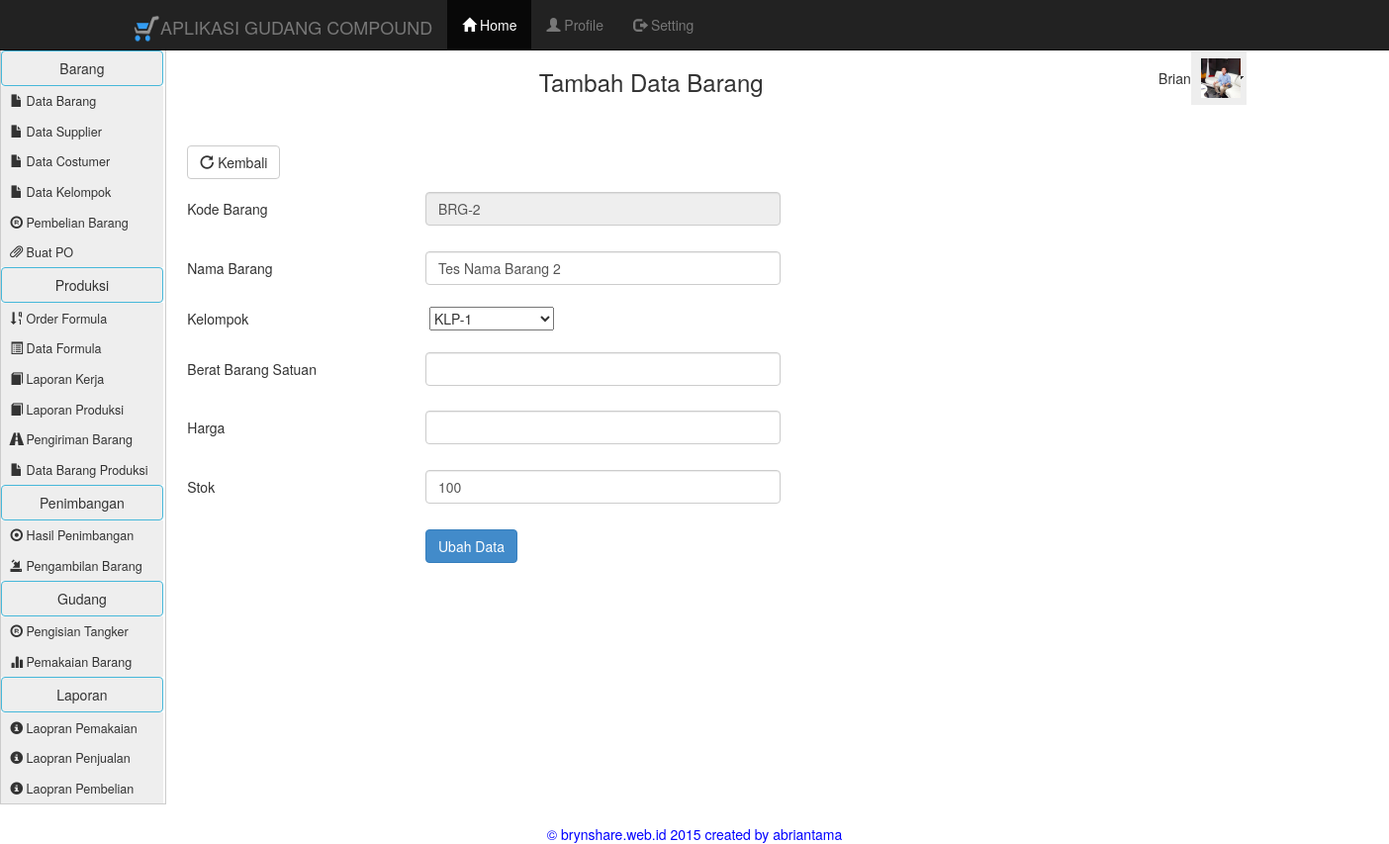
Screenshot of /home.php?go=Barang_Form_Ubah&id=2 with the database file from the repository.
### tables this page shows
CREATE TABLE IF NOT EXISTS `tblbarang` (
  `id` int(11) NOT NULL AUTO_INCREMENT,
  `kode_barang` varchar(15) NOT NULL,
  `nama_barang` varchar(35) NOT NULL,
  `kode_kelompok` varchar(15) NOT NULL,
  `harga_beli` int(11) NOT NULL,
  `harga_jual` int(11) NOT NULL,
  `stock` int(11) NOT NULL,
  PRIMARY KEY (`id`)
);

### barang_form_ubah.php (the view, shortened to what this page needs)
<?php include "menubar.php" ;?>
<link href="SpryAssets/SpryMenuBarVertical.css" rel="stylesheet" type="text/css" />
<link href="SpryAssets/SpryMenuBarHorizontal.css" rel="stylesheet" type="text/css" />
<table width="1394" border="0" align="left">
  <tr>
    <td rowspan="2" valign="top" width="192"><ul id="MenuBar1" class="MenuBarVertical">
      <li><font color="#0000FF"><a href="" class="btn btn-info">
                                           </i> Barang</a></font></li>
	<li><a href="home.php?go=Barang"><i class='glyphicon glyphicon-file'></i> Data Barang</a></li>
    <li><a href="home.php?go=Pemasok"><i class='glyphicon glyphicon-file'></i> Data Supplier</a></li>
    <li><a href="home.php?go=Pelanggan"><i class='glyphicon glyphicon-file'></i> Data Costumer</a></li>
    <li><a href="home.php?go=Kelompok"><i class='glyphicon glyphicon-file'></i> Data Kelompok</a></li>
    <li><a href="home.php?go=Pembelian"><i class='glyphicon glyphicon-registration-mark'></i> Pembelian Barang</a></li>
    <li><a href="home.php?go=po_data"><i class='glyphicon glyphicon-paperclip'></i> Buat PO</a></li>
    <li><a href="" class="btn btn-info">
                                           </i> Produksi</a></li>
       <li><a href="home.php?go=order"><i class='glyphicon glyphicon-sort-by-order-alt'></i> Order Formula</a></li>
        <li><a href="home.php?go=formula"><i class='glyphicon glyphicon-list-alt'></i> Data Formula</a></li>
         <li><a href="home.php?go=laporan_produksi"><i class='glyphicon glyphicon-book'></i> Laporan Kerja</a></li>
          <li><a href="home.php?go=laporan_hasil_produksi"><i class='glyphicon glyphicon-book'></i> Laporan Produksi</a></li>
           <li><a href="home.php?go=penjualan_barang"><i class='glyphicon glyphicon-road'></i> Pengiriman Barang</a></li>
            <li><a href="home.php?go=barang_produksi"><i class='glyphicon glyphicon-file'></i> Data Barang Produksi</a></li>
             <li><a href="" class="btn btn-info">
                                           </i> Penimbangan</a></li>
              <li><a href="home.php?go=penimbangan"><i class='glyphicon glyphicon-record'></i> Hasil Penimbangan</a></li>
               <li><a href="home.php?go=Penjualan"><i class='glyphicon glyphicon-import'></i> Pengambilan Barang</a></li>
                <li><a href="" class="btn btn-info">
                                           </i> Gudang</a></li>
                 <li><a href="home.php?go=pengisian"> <i class='glyphicon glyphicon-registration-mark'></i> Pengisian Tangker</a></li>
                  <li><a href="home.php?go=pemakaian"><i class='glyphicon glyphicon-stats'></i> Pemakaian Barang</a></li>
                   <li><a href="" class="btn btn-info">
                                           </i> Laporan</a></li>
                    <li><a href="home.php?go=laporan_pemakaian_form"><i class='glyphicon glyphicon-info-sign'></i> Laopran Pemakaian</a></li>
                    <li><a href="home.php?go=Laporan_Penjualan_Form"><i class='glyphicon glyphicon-info-sign'></i> Laopran Penjualan</a></li>
                    <li><a href="home.php?go=Laporan_Pembelian_Form"><i class='glyphicon glyphicon-info-sign'></i> Laopran Pembelian</a></li>
    </ul></td>
    <td width=1000 height="40"><h3 valign="top" align="center">Tambah Data Barang</h3>
<div class='col-md-8 col-md-offset-2'>
    <td width=80 align="right">Brian
    <td width=200 align="left"> <ul id="MenuBar2" class="MenuBarHorizontal">
      <li><a class="MenuBarItemSubmenu" href="#"> <img src="Gambar/10509505_876698219025252_7956996687464690214_n.jpg" height="40" width="40" /> </a>
    </td>
  </tr>
  <tr>
    <td colspan="3" align="left" valign="top">
<a href="home.php?go=Barang" class="btn btn-default"><i class='glyphicon glyphicon-repeat'></i> Kembali</a></right>
<?php
$sql = "select * from tblbarang where id ='$_GET[id]'";
$proses = mysql_query($sql);
$record = mysql_fetch_array($proses);
?>
<form  id='form1' method="POST"
                      action='home.php?go=Barang_Ubah'
                      class="form-horizontal" role="form"
                      >
   <table width="600" border="0" height="400">
  <tr>
    <td>Kode Barang</td>
    <td><input type="text" class="form-control required" id="kdbarangtxt" name='kdbarangtxt'
        value="<?php echo $record['kode_barang'] ?>" readonly="readonly" maxlength="50"></td>
  </tr>
  <tr>
    <td>Nama Barang</td>
    <td><input type="text" class="form-control required" id="nmbarangtxt" name='nmbarangtxt'
       placeholder="Masukan nama barang" maxlength="50" value="<?php echo $record['nama_barang'] ?>"></td>
  </tr>
  <tr>
    <td>Kelompok</td>
    <td><label for="kelompoklst"></label>
        <select name="kelompoklst" id="kelompoklst">
        <option value="" selected="selected"><?php echo $record['kode_kelompok'] ?></option>
      </select>
</td>
  </tr>
  <tr>
    <td>Berat Barang Satuan</td>
    <td><input type="text" class="form-control required" id="berattxt" name='berattxt'
        value="<?php echo $record['berat'] ?>"onkeypress="return isNumberKey(event)" ></td>
  </tr>
  <tr>
    <td>Harga</td>
    <td><input type="text" class="form-control required" id="hrgtxt" name='hrgtxt'
        value="<?php echo $record['harga_satuan'] ?>"onkeypress="return isNumberKey(event)" ></td>
  </tr>
  <tr>
    <td>Stok</td>
    <td><input type="text" class="form-control required" id="stocktxt" name='stocktxt'
        value="<?php echo $record['stock'] ?>" onkeypress="return isNumberKey(event)" ></td>
  </tr>
  <tr>
    <td>&nbsp;</td>
    <td><input type="submit" class="btn btn-primary" name='submit' value="Ubah Data" /></td>
  </tr>
</table>
</form>
</td>
  </tr>
  <tr>
    <td>&nbsp;</td>
    <td colspan="3">&nbsp;</td>
  </tr>
</table>

### SpryAssets/SpryMenuBarVertical.css (style rules this page uses)
ul.MenuBarVertical { margin: 0; padding: 0; list-style-type: none; font-size: 100%; cursor: default; width: 12em; }
ul.MenuBarVertical li { margin: 0; padding: 0; list-style-type: none; font-size: 90%; position: relative; text-align: left; cursor: pointer; width: 13em; }
ul.MenuBarVertical { border: 1px solid #CCC; }
ul.MenuBarVertical a { display: block; cursor: pointer; background-color: #EEE; padding: 0.5em 0.75em; color: #333; text-decoration: none; }

### SpryAssets/SpryMenuBarHorizontal.css (style rules this page uses)
ul.MenuBarHorizontal { margin: 0; padding: 0; list-style-type: none; font-size: 100%; cursor: default; width: auto; }
ul.MenuBarHorizontal li { margin: 0; padding: 0; list-style-type: none; font-size: 100%; position:relative; text-align: left; cursor: pointer; width: 4em; float: left; }
ul.MenuBarHorizontal a { display: block; cursor: pointer; background-color: #EEE; padding: 0.5em 0.75em; color: #333; text-decoration: none; }
ul.MenuBarHorizontal a.MenuBarItemSubmenu { background-image: url(SpryMenuBarDown.gif); background-repeat: no-repeat; background-position: 95% 50%; }

### home.php (style rules this page uses)
body { padding-top: 2px; }

### menubar.php (style rules this page uses)
body { padding-top: 50px; }

### rows the page displays
tblbarang: kdbarangtxt "BRG-2", nmbarangtxt "Tes Nama Barang 2", kelompoklst "KLP-1", stocktxt "100"
